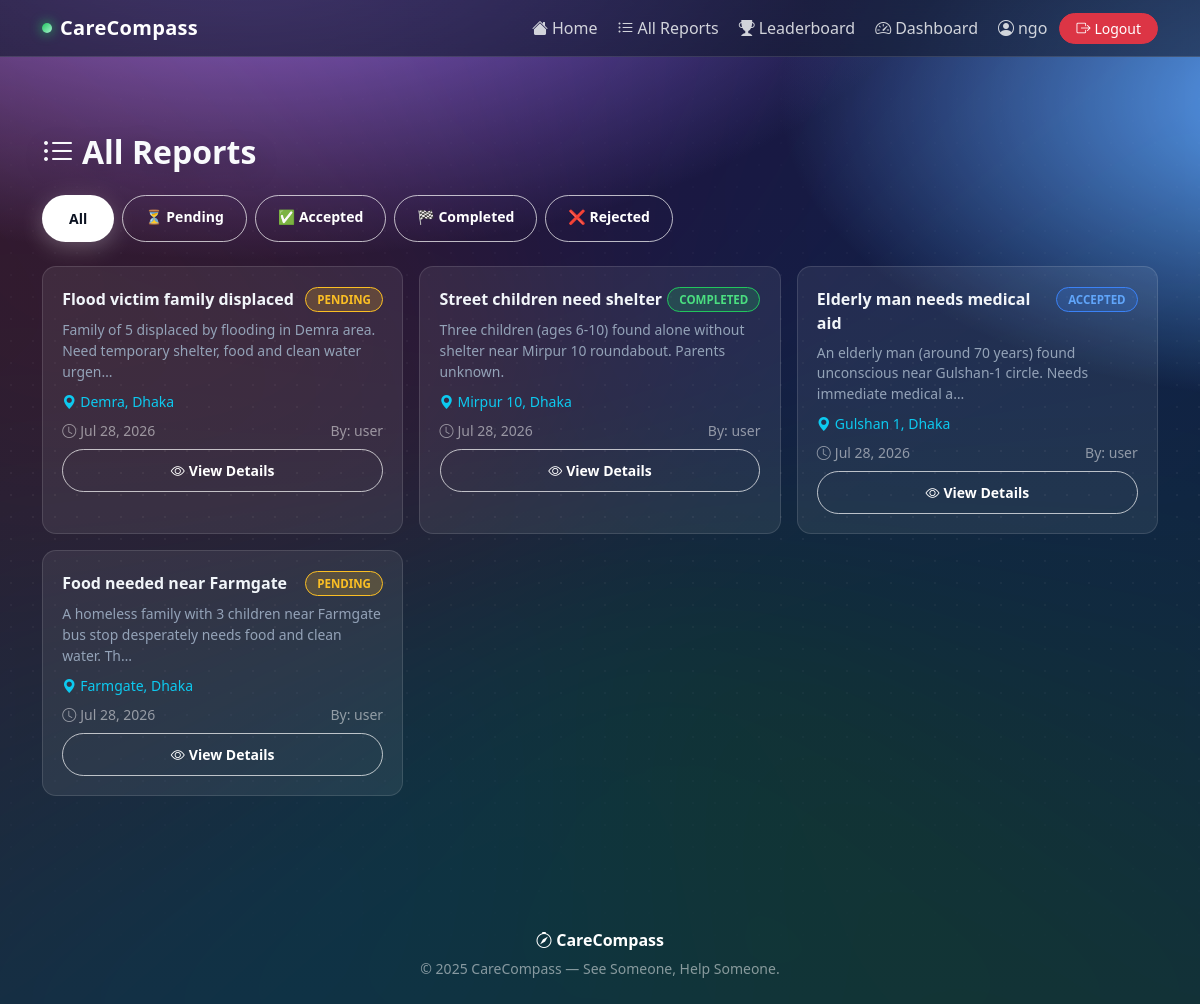
/report/list/ (signed in), run on the app's committed database.
### user/models.py (models this page shows, shortened)
class CustomUser(AbstractUser):
    ROLE_CHOICES = [
        ('user', 'User'),
        ('volunteer', 'Volunteer'),
        ('ngo', 'NGO'),
    ]
    role = models.CharField(max_length=20, choices=ROLE_CHOICES, default='user')
    profile_pic = models.ImageField(upload_to='profiles/', blank=True, null=True)
    phone = models.CharField(max_length=20, blank=True)
    address = models.TextField(blank=True, null=True)
    bio = models.TextField(blank=True)
    organization_name = models.CharField(max_length=200, blank=True, null=True)
    certificate = models.FileField(upload_to='certificates/', blank=True, null=True)
    license_file = models.FileField(upload_to='licenses/', blank=True, null=True)
    skills = models.TextField(blank=True, null=True)

### report/models.py (models this page shows, shortened)
class Report(models.Model):
    REPORT_STATUS = [
        ('pending', 'Pending'),
        ('accepted', 'Accepted'),
        ('rejected', 'Rejected'),
        ('completed', 'Completed'),
    ]
    title = models.CharField(max_length=200)
    description = models.TextField()
    photo = models.ImageField(upload_to='reports/photos/', blank=True, null=True)
    video = models.FileField(upload_to='reports/videos/', blank=True, null=True)
    location = models.CharField(max_length=255, blank=True)
    latitude = models.FloatField(null=True, blank=True)
    longitude = models.FloatField(null=True, blank=True)
    status = models.CharField(max_length=20, choices=REPORT_STATUS, default='pending')
    created_by = models.ForeignKey(
        settings.AUTH_USER_MODEL,
        on_delete=models.CASCADE,
        related_name="reports"
    )
    accepted_by = models.ForeignKey(
        settings.AUTH_USER_MODEL,
        on_delete=models.SET_NULL,
        null=True, blank=True,
        related_name="accepted_reports"
    )
    proof = models.FileField(upload_to="proofs/", null=True, blank=True)
    created_at = models.DateTimeField(auto_now_add=True)

### report/views.py (the view)
# urls.py: path('list/', views.report_list, name='report_list'),
@login_required
def report_list(request):
    user = request.user
    if user.role == 'user':
        reports = Report.objects.filter(created_by=user).order_by('-created_at')
    else:
        reports = Report.objects.order_by('-created_at')
    status_filter = request.GET.get('status', '')
    if status_filter:
        reports = reports.filter(status=status_filter)
    return render(request, 'report_list.html', {
        'reports': reports,
        'status_filter': status_filter,
    })

### templates/report_list.html (shortened to what this page needs)
{% extends "base.html" %}
{% block content %}
<section class="section-spacer">
  <div class="container">
    <div class="d-flex justify-content-between align-items-center mb-4 flex-wrap gap-3">
      <h2 class="heading mb-0">
        {% if user.role == 'user' %}<i class="bi bi-file-earmark-text me-2"></i>My Reports
        {% else %}<i class="bi bi-list-ul me-2"></i>All Reports{% endif %}
      </h2>
    </div>
    <div class="d-flex gap-2 flex-wrap mb-4">
      <a href="{% url 'report_list' %}" class="btn btn-sm {% if not status_filter %}btn-neo{% else %}btn-neo-outline{% endif %}">All</a>
      <a href="{% url 'report_list' %}?status=pending"   class="btn btn-sm {% if status_filter == 'pending' %}btn-neo{% else %}btn-neo-outline{% endif %}">⏳ Pending</a>
      <a href="{% url 'report_list' %}?status=accepted"  class="btn btn-sm {% if status_filter == 'accepted' %}btn-neo{% else %}btn-neo-outline{% endif %}">✅ Accepted</a>
      <a href="{% url 'report_list' %}?status=completed" class="btn btn-sm {% if status_filter == 'completed' %}btn-neo{% else %}btn-neo-outline{% endif %}">🏁 Completed</a>
      <a href="{% url 'report_list' %}?status=rejected"  class="btn btn-sm {% if status_filter == 'rejected' %}btn-neo{% else %}btn-neo-outline{% endif %}">❌ Rejected</a>
    </div>
    <div class="row g-3">
      {% for r in reports %}
      <div class="col-md-6 col-lg-4">
        <div class="report-card-wrap">
          <div class="d-flex justify-content-between align-items-start mb-2">
            <span class="report-title-text">{{ r.title|truncatechars:45 }}</span>
            <span class="status-pill ms-1
              {% if r.status == 'pending' %}badge-pending
              {% elif r.status == 'accepted' %}badge-accepted
              {% elif r.status == 'completed' %}badge-completed
              {% else %}badge-rejected{% endif %}">
              {{ r.status }}
            </span>
          </div>
          <p class="report-desc-text mb-2">{{ r.description|truncatechars:100 }}</p>
          {% if r.location %}
            <p class="text-info small mb-1"><i class="bi bi-geo-alt-fill me-1"></i>{{ r.location|truncatechars:55 }}</p>
          {% endif %}
          <div class="d-flex justify-content-between align-items-center mt-2">
            <small class="text-white-50"><i class="bi bi-clock me-1"></i>{{ r.created_at|date:"M d, Y" }}</small>
            <small class="text-white-50">By: {{ r.created_by.username }}</small>
          </div>
          <a href="{% url 'report_detail' r.id %}" class="btn btn-neo-outline btn-sm w-100 mt-2">
            <i class="bi bi-eye me-1"></i>View Details
          </a>
        </div>
      </div>
      {% endfor %}
    </div>
  </div>
</section>
{% endblock %}

### templates/base.html (shortened to what this page needs)
{% load static %}
<!DOCTYPE html>
<html lang="en">
<head>
  <link href="https://cdn.jsdelivr.net/npm/bootstrap@5.3.3/dist/css/bootstrap.min.css" rel="stylesheet">
  <link href="https://cdn.jsdelivr.net/npm/bootstrap-icons@1.11.3/font/bootstrap-icons.css" rel="stylesheet">
  <link href="https://cdnjs.cloudflare.com/ajax/libs/font-awesome/6.5.0/css/all.min.css" rel="stylesheet">
</head>
<body class="bg-veil grid-overlay">
<nav class="navbar navbar-expand-lg cc-navbar sticky-top">
  <div class="container">
    <a class="navbar-brand" href="/"><span class="logo-dot"></span> CareCompass</a>
    <div class="collapse navbar-collapse" id="ccNav">
      <ul class="navbar-nav ms-auto align-items-lg-center gap-1">
        <li class="nav-item"><a class="nav-link" href="{% url 'home' %}"><i class="bi bi-house-fill me-1"></i>Home</a></li>
        {% if user.is_authenticated %}
          {% if user.role == 'user' %}
            <li class="nav-item"><a class="nav-link" href="{% url 'submit_report' %}"><i class="bi bi-plus-circle-fill me-1"></i>Submit Report</a></li>
            <li class="nav-item"><a class="nav-link" href="{% url 'report_list' %}"><i class="bi bi-list-ul me-1"></i>My Reports</a></li>
          {% else %}
            <li class="nav-item"><a class="nav-link" href="{% url 'report_list' %}"><i class="bi bi-list-ul me-1"></i>All Reports</a></li>
          {% endif %}
        {% else %}
          <li class="nav-item"><a class="nav-link" href="{% url 'report_list' %}"><i class="bi bi-list-ul me-1"></i>Reports</a></li>
        {% endif %}
        <li class="nav-item"><a class="nav-link" href="{% url 'leaderboard' %}"><i class="bi bi-trophy-fill me-1"></i>Leaderboard</a></li>
        {% if user.is_authenticated %}
          <li class="nav-item"><a class="nav-link" href="{% url 'dashboard' %}"><i class="bi bi-speedometer2 me-1"></i>Dashboard</a></li>
          <li class="nav-item"><a class="nav-link" href="{% url 'profile' %}"><i class="bi bi-person-circle me-1"></i>{{ user.username }}</a></li>
          <li class="nav-item">
            <form action="{% url 'logout' %}" method="post" style="display:inline;">{% csrf_token %}
              <button type="submit" class="btn btn-sm btn-danger rounded-pill px-3"><i class="bi bi-box-arrow-right me-1"></i>Logout</button>
            </form>
          </li>
        {% else %}
          <li class="nav-item"><a class="nav-link" href="{% url 'login' %}"><i class="bi bi-box-arrow-in-right me-1"></i>Login</a></li>
          <li class="nav-item"><a class="nav-link" href="{% url 'register' %}"><i class="bi bi-person-plus-fill me-1"></i>Register</a></li>
        {% endif %}
      </ul>
    </div>
  </div>
</nav>
<main>
  <div class="container pt-3">
  </div>
  {% block content %}{% endblock %}
</main>
<footer class="mt-5">
  <div class="container py-4 text-center text-white-50">
    <div class="fw-bold text-white mb-1"><i class="bi bi-compass"></i> CareCompass</div>
    <small>© 2025 CareCompass — See Someone, Help Someone.</small>
  </div>
</footer>
</body>
</html>

### templates/base.html (style rules this page uses)
:root { --cc-primary: #6d28d9; --cc-secondary: #2563eb; --cc-accent: #22c55e; --cc-dark: #0b1220; --glass-bg: rgba(255,255,255,.14); --glass-brd: rgba(255,255,255,.35); }
* { box-sizing: border-box; }
body { font-family: ui-sans-serif, system-ui, -apple-system, Segoe UI, Roboto, Inter, "Helvetica Neue", Arial; color: #0f172a; background: radial-gradient(1200px 600px at 20% -10%, #9d7cf4 0%, transparent 60%), radial-gradient(900px 500px at 110% 10%, #64b5ff 0%, transparent 60%), linear-gradient(180deg, #0b1120 0%, #0f172a 100%); min-height: 100vh; overflow-x: hidden; }
.bg-veil::before { content: ""; position: fixed; inset: -20vmax; background: conic-gradient(from 0deg, #6d28d9, #2563eb, #22c55e, #06b6d4, #f43f5e, #6d28d9); filter: blur(120px) opacity(.18); animation: spin 18s linear infinite; z-index: -2; }
.grid-overlay::after { content: ""; position: fixed; inset: 0; pointer-events: none; background-image: radial-gradient(rgba(255,255,255,.08) 1px, transparent 1px); background-size: 22px 22px; mask-image: linear-gradient(180deg, transparent, rgba(0,0,0,.65), transparent); z-index: -1; }
.cc-navbar { background: linear-gradient(90deg, rgba(13,23,43,.6), rgba(22,28,48,.6)); backdrop-filter: blur(10px); border-bottom: 1px solid rgba(255,255,255,.12); }
.navbar-brand { color: #fff !important; font-weight: 800; letter-spacing: .3px; display: flex; align-items: center; gap: .5rem; }
.navbar-brand .logo-dot { width: 10px; height: 10px; border-radius: 50%; background: linear-gradient(135deg, var(--cc-accent), #a7f3d0); box-shadow: 0 0 12px #22c55e; }
.nav-link { color: #e5e7eb !important; opacity: .9; }
.section-spacer { padding: 60px 0; }
.heading { color: #f8fafc; text-align: center; font-weight: 800; text-shadow: 0 6px 24px rgba(0,0,0,.25); }
.btn-neo { border-radius: 999px; padding: 12px 26px; font-weight: 700; border: 1px solid rgba(255,255,255,.6); color: #0b1120; background: #fff; box-shadow: 0 6px 22px rgba(255,255,255,.25); }
.btn-neo-outline { border-radius: 999px; padding: 10px 22px; font-weight: 700; border: 1px solid rgba(255,255,255,.7); color: #fff; background: transparent; }
.badge-pending { background: rgba(251,191,36,.2); color: #fbbf24; border: 1px solid #fbbf24; }
.badge-accepted { background: rgba(59,130,246,.2); color: #60a5fa; border: 1px solid #3b82f6; }
.badge-completed { background: rgba(34,197,94,.2); color: #4ade80; border: 1px solid #22c55e; }
.report-card-wrap { background: rgba(255,255,255,.07); border: 1px solid rgba(255,255,255,.12); border-radius: 14px; padding: 1.2rem; transition: all .3s; height: 100%; }
.report-title-text { color: #f1f5f9; font-weight: 600; font-size: 1rem; }
.report-desc-text { color: #94a3b8; font-size: .87rem; }
.status-pill { display: inline-block; padding: .2rem .7rem; border-radius: 20px; font-size: .72rem; font-weight: 700; text-transform: uppercase; }

### data on the page
CustomUser: username "ngo"
Report: title "Flood victim family displaced", status "PENDING", description "Family of 5 displaced by flooding in Demra area. Need temporary shelter, food and clean water urgen…", location "Demra, Dhaka", created_at "Jul 28, 2026", created_by.username "user"
Report: title "Street children need shelter", status "COMPLETED", description "Three children (ages 6-10) found alone without shelter near Mirpur 10 roundabout. Parents unknown.", location "Mirpur 10, Dhaka", created_at "Jul 28, 2026", created_by.username "user"
Report: title "Elderly man needs medical aid", status "ACCEPTED", description "An elderly man (around 70 years) found unconscious near Gulshan-1 circle. Needs immediate medical a…", location "Gulshan 1, Dhaka", created_at "Jul 28, 2026", created_by.username "user"
Report: title "Food needed near Farmgate", status "PENDING", description "A homeless family with 3 children near Farmgate bus stop desperately needs food and clean water. Th…", location "Farmgate, Dhaka", created_at "Jul 28, 2026", created_by.username "user"
